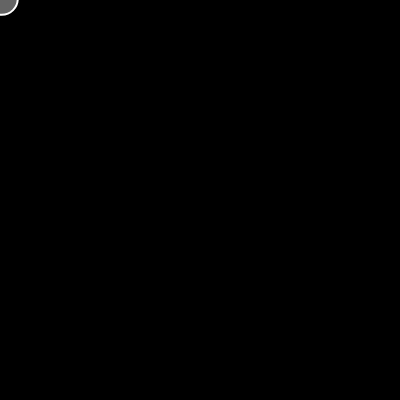
Frame 1 (no input)
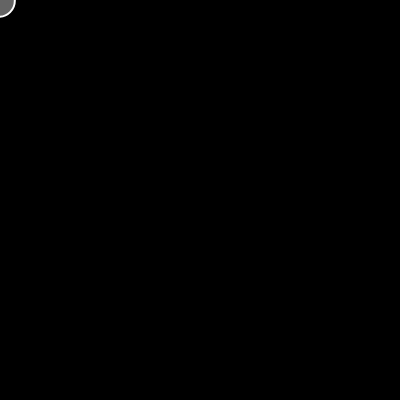
Frame 60 (no input)
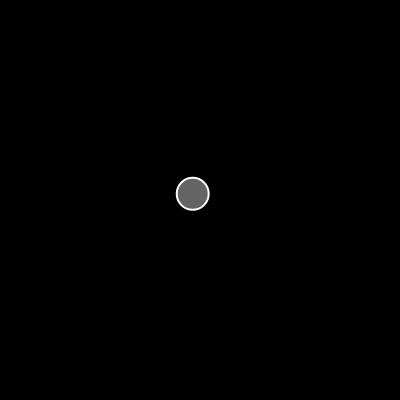
Frame 120 (the mouse pressed at the canvas centre since frame 60)

The p5.js sketch that drew these frames (run headless with seeded random() and noise() and a simulated clock; from frame 60 on, the mouse is pressed at the canvas centre):

// p5.js sketch
// ── sketch.js
let mover;

function setup() {
  createCanvas(400, 400);
  mover = new Mover(0,0)
}

function draw() {
  //translate(width / 2, height / 2);
  background(0);
  mover.update();
  mover.show();
}

// ── Mover.js

class Mover{
  constructor(x,y){
    this.pos = createVector(x,y);
    this.vel = p5.Vector.random2D();
    this.vel.mult(random(3));
    
  }
  
  update(){
    let mouse = createVector(mouseX, mouseY);  
    this.acc = p5.Vector.sub(mouse, this.pos);
    this.acc.setMag(5);
    
    this.vel.add(this.acc);
    this.vel.limit(10);
    
    this.pos.add(this.vel);
    
  }
  
  show(){
    stroke(255);
    strokeWeight(2);
    fill(255,100);
    ellipse(this.pos.x, this.pos.y, 32, 32);
  }
}
